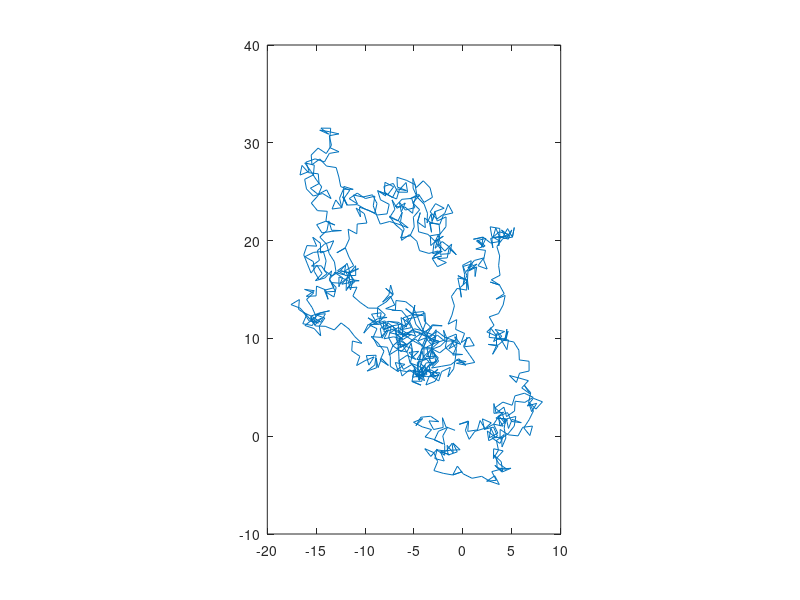

The MATLAB source for this figure: (Note: this script raises an error after producing the figure.)
clear

xx = zeros(1000,1);
yy = zeros(1000,1);
x = 0;
y = 0;

for i = 1:1000
    th = rand(1)*360;
    x = x + cosd(th);
    y = y + sind(th);
    xx(i) = x;
    yy(i) = y;
end

fig1 = figure();
plot(xx,yy);
daspect([1 1 1]);
fig1.Position = [758   558   482   365];